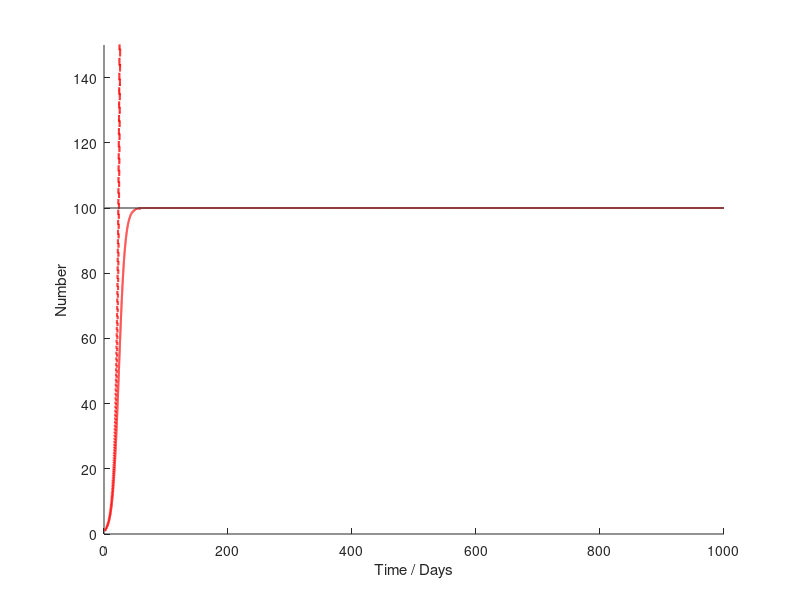

Source code (MATLAB):
%% population growth model
clear all
dt = 0.01;
t = 1:dt:1000;

a = 0.2;
A = 100;
x(1) = 1;
y(1) = 1;
for ii =2:length(t)
    x(ii) = x(ii-1) + a*(1-x(ii-1)/A)*x(ii-1)*dt;
    y(ii) = y(ii-1) + a*y(ii-1)*dt;
end

figure;
plot(t,exp(a*t),'r--','linewidth',1.5);hold on % analytical solution

plot(t,y,'r--','linewidth',1.5);hold on
plot(t,x,'r-','linewidth',1.5);hold on
plot(t,t.*0+A,'k--','linewidth',1.5)
ylim([0 150]);
xlabel('Time / Days');ylabel('Number');box off

